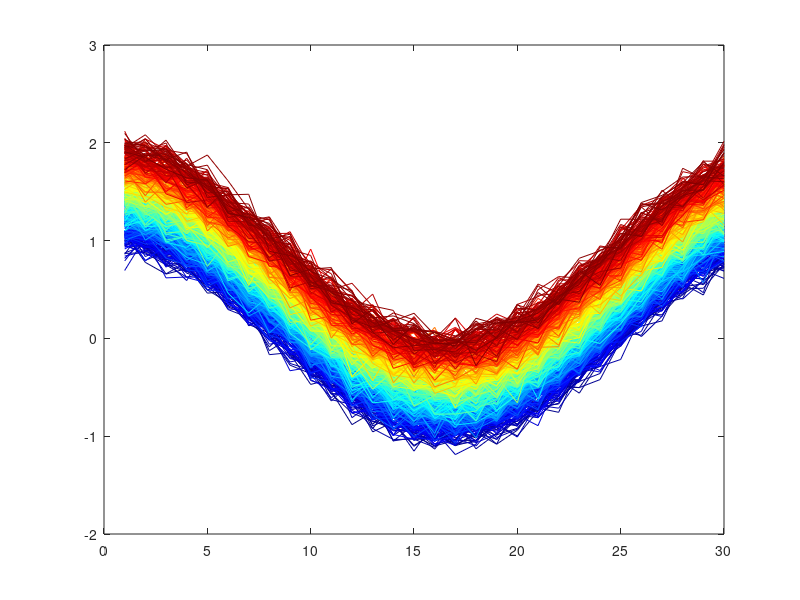

Reproduce this figure in MATLAB.
% testsim_plot_2Darray_colormap

s = 1:30; % samples
N = 500; % number of spikes

D = repmat([0:1/(N-1):1]',1,30) + repmat(cos(2*pi*0.03*s),N,1) + 0.1*randn(N,30);
D = D';

h = plot(D);

set(h,{'Color'},num2cell(jet(N),2));